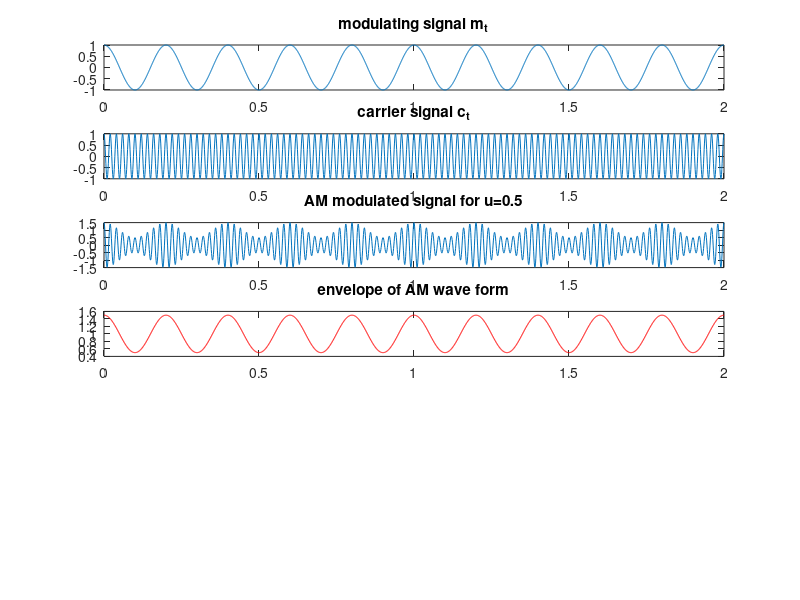

Reproduce this figure in MATLAB.
% AIM: TO GENERATE AM SIGNAL WITH ENVELOPE
clc;
clear all;
close all;
t=0:0.001:2;
Am=1,fm=5;
Ac=1,fc=50;
% To plot modulating signal
m_t=Am*cos(2*pi*fm*t);
subplot(6,2,1:2)
plot(t,m_t);
title('modulating signal m_t');
% To plot carrier signal
c_t=Ac*cos(2*pi*fc*t);
subplot(6,2,3:4)
plot(t,c_t);
title('carrier signal c_t');
%To plot modulated signal
ka=0.5,u=ka*Am;
AM_SIGNAL=Ac*(1+u*cos(2*pi*fm*t)).*cos(2*pi*fc*t);
subplot(6,2,5:6);
plot(t, AM_SIGNAL);
title('AM modulated signal for u=0.5');
% ENVELOPE=abs(hilbert(AM_SIGNAL));
ENVELOPE= Ac*(1+u*cos(2*pi*fm*t));
subplot(6,2,7:8);
plot(t, ENVELOPE, 'r');
title('envelope of AM wave form');